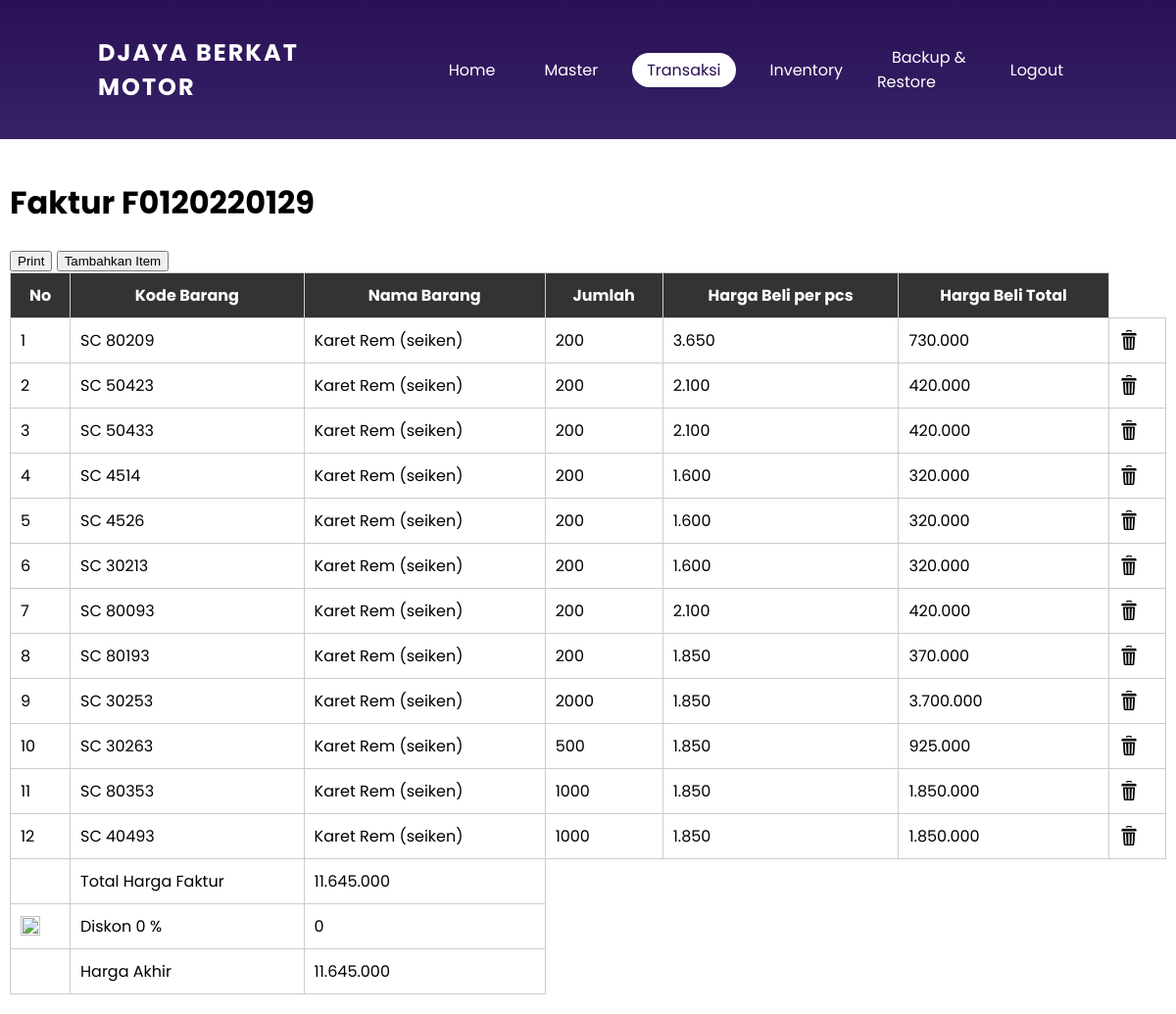
The page /transaksi/faktur.php?nofaktur=F0120220129 on the database its author committed.
### tables this page shows
CREATE TABLE `transaksibeli` (
  `id` int(11) NOT NULL,
  `tanggal` date DEFAULT NULL,
  `jatuhtempo` date DEFAULT NULL,
  `nofaktur` varchar(25) NOT NULL,
  `Barang` varchar(50) NOT NULL,
  `Supplier` varchar(50) NOT NULL,
  `quantity` int(11) DEFAULT NULL,
  `harga_beli` decimal(10,2) DEFAULT NULL,
  `total_harga_beli_barang` int(11) NOT NULL,
  `jenis_bayar` varchar(15) NOT NULL,
  `status_bayar` varchar(15) NOT NULL,
  `hutang_terbayar` int(30) NOT NULL,
  `metodebayarhutang` varchar(15) NOT NULL,
  `kode_item` varchar(50) DEFAULT NULL,
  `satuan` varchar(50) DEFAULT NULL,
  `kategori` varchar(50) DEFAULT NULL,
  `id_item` int(11) NOT NULL,
  `diskonfaktur` int(3) NOT NULL
);

### transaksi/faktur.php (the view, shortened to what this page needs)
<?php
include '../koneksi.php';
$no = 0;
$total_harga_faktur =0;
if (isset($_GET['nofaktur'])) {
    $nofaktur = $_GET['nofaktur'];
?>
<!DOCTYPE html>
<html>
<head>
    <link rel="stylesheet" href="../CSS/styles.css">
</head>
<body>
<div class="container">
    <div class="content">
<h1>Faktur <?php echo $nofaktur;?></h1>
<button onclick="printTable()">Print</button>
<button>
    <a href='tambah1faktur.php?tambah=<?php echo $nofaktur; ?>'>Tambahkan Item</a>
</button>
<table id="printTable">
    <thead>
    <tr>
        <th style="width: 40px;">No</th>
        <th>Kode Barang</th>
        <th>Nama Barang</th>
        <th>Jumlah</th>
        <th>Harga Beli per pcs</th>
        <th>Harga Beli Total</th>
    </tr>
    </thead>
    <tbody>
        <?php
            $query = "SELECT * FROM transaksibeli WHERE nofaktur = '$nofaktur'";
            $result = mysqli_query($conn, $query);
            while ($row = mysqli_fetch_assoc($result)) {
                $total_harga = $row['quantity'] * $row['harga_beli'];
                $total_harga_faktur += $total_harga;
                $diskon = $row['diskonfaktur'];
                ?>
                <tr>
                    <td><?php echo ++$no; ?></td>
                    <td><?php echo $row['kode_item']; ?></td>
                    <td><?php echo $row['Barang']; ?></td>
                    <td><?php echo $row['quantity']; ?></td>
                    <td><?php echo number_format($row['harga_beli'],0,',','.'); ?></td>
                    <td><?php echo number_format($total_harga,0,',','.'); ?></td>
                    <td>
                        <a href="prosesfaktur.php?hapus=yes&nofaktur=<?php echo $row['nofaktur']; ?>&kode_item=<?php echo $row['kode_item']; ?>" type="button" onClick="return confirm('Apakah anda yakin ingin menghapus data transaksi dengan nomor faktur <?php echo $row['nofaktur']; ?> dan kode item <?php echo $row['kode_item']; ?> tersebut???')" style="text-decoration: none;">
                            <img src="../IconImage/deleteimg.png" style="width: 20px; height: 20px;">
                        </a>
                    </td>
                </tr>
                <?php
                }
                ?>
                <tr>
                <td></td>
                <td>Total Harga Faktur</td>
                <td><?php echo number_format($total_harga_faktur,0,',','.'); ?></td>
                </tr>
                <tr>
                <td><a href="kelolafaktur.php?ubah=<?php echo $nofaktur; ?>" type="button" style="text-decoration: none;">
                <img src="../IconImage/editimg.png" style="width: 20px; height: 20px;">
              </a></td>
                <td>Diskon <?php echo $diskon?> %</td>
                <td><?php
                $harga_diskon = ($diskon / 100) * $total_harga_faktur;
                echo number_format($harga_diskon,0,',','.');
                ?></td>
                </tr>
                <tr>
                <td></td>
                <td>Harga Akhir</td>
                <td><?php
                $harga_faktur_akhir = $total_harga_faktur - $harga_diskon;
                echo number_format($harga_faktur_akhir,0,',','.');
                ?></td>
                </tr>
                <?php
                }
?>
    </tbody>
</table>

### CSS/styles.css (style rules this page uses)
body { font-family: 'Poppins', sans-serif; background-color: #fff; margin: 0; padding: 0; overflow-x: hidden; background: linear-gradient(#2b1055,#7597de); }
.container { max-width: 100%; margin: 0; padding: 0; background-color: #ffffff; min-height: 520px; }
.content { max-width: 12000px; margin-left: -10px; margin-right: -10px; padding: 20px; background-color: #ffffff; }
table { width: 100%; border-collapse: collapse; }
table th, table td { padding: 10px; border: 1px solid #ccc; }
table th { background-color: #333; color: #fff; }
a { color: inherit; text-decoration: none; }

### rows shown on the page
transaksibeli: kode_item "SC 80209", Barang "Karet Rem (seiken)", quantity "200", harga_beli "3.650", total_harga "730.000"
transaksibeli: kode_item "SC 50423", Barang "Karet Rem (seiken)", quantity "200", harga_beli "2.100", total_harga "420.000"
transaksibeli: kode_item "SC 50433", Barang "Karet Rem (seiken)", quantity "200", harga_beli "2.100", total_harga "420.000"
transaksibeli: kode_item "SC 4514", Barang "Karet Rem (seiken)", quantity "200", harga_beli "1.600", total_harga "320.000"
transaksibeli: kode_item "SC 4526", Barang "Karet Rem (seiken)", quantity "200", harga_beli "1.600", total_harga "320.000"
transaksibeli: kode_item "SC 30213", Barang "Karet Rem (seiken)", quantity "200", harga_beli "1.600", total_harga "320.000"
transaksibeli: kode_item "SC 80093", Barang "Karet Rem (seiken)", quantity "200", harga_beli "2.100", total_harga "420.000"
transaksibeli: kode_item "SC 80193", Barang "Karet Rem (seiken)", quantity "200", harga_beli "1.850", total_harga "370.000"
transaksibeli: kode_item "SC 30253", Barang "Karet Rem (seiken)", quantity "2000", harga_beli "1.850", total_harga "3.700.000"
transaksibeli: kode_item "SC 30263", Barang "Karet Rem (seiken)", quantity "500", harga_beli "1.850", total_harga "925.000"
transaksibeli: kode_item "SC 80353", Barang "Karet Rem (seiken)", quantity "1000", harga_beli "1.850", total_harga "1.850.000"
transaksibeli: kode_item "SC 40493", Barang "Karet Rem (seiken)", quantity "1000", harga_beli "1.850", total_harga "1.850.000", diskonfaktur "0", diskonfaktur "11.645.000"

### other values the page prints
$nofaktur "F0120220129"
$total_harga_faktur "11.645.000"
